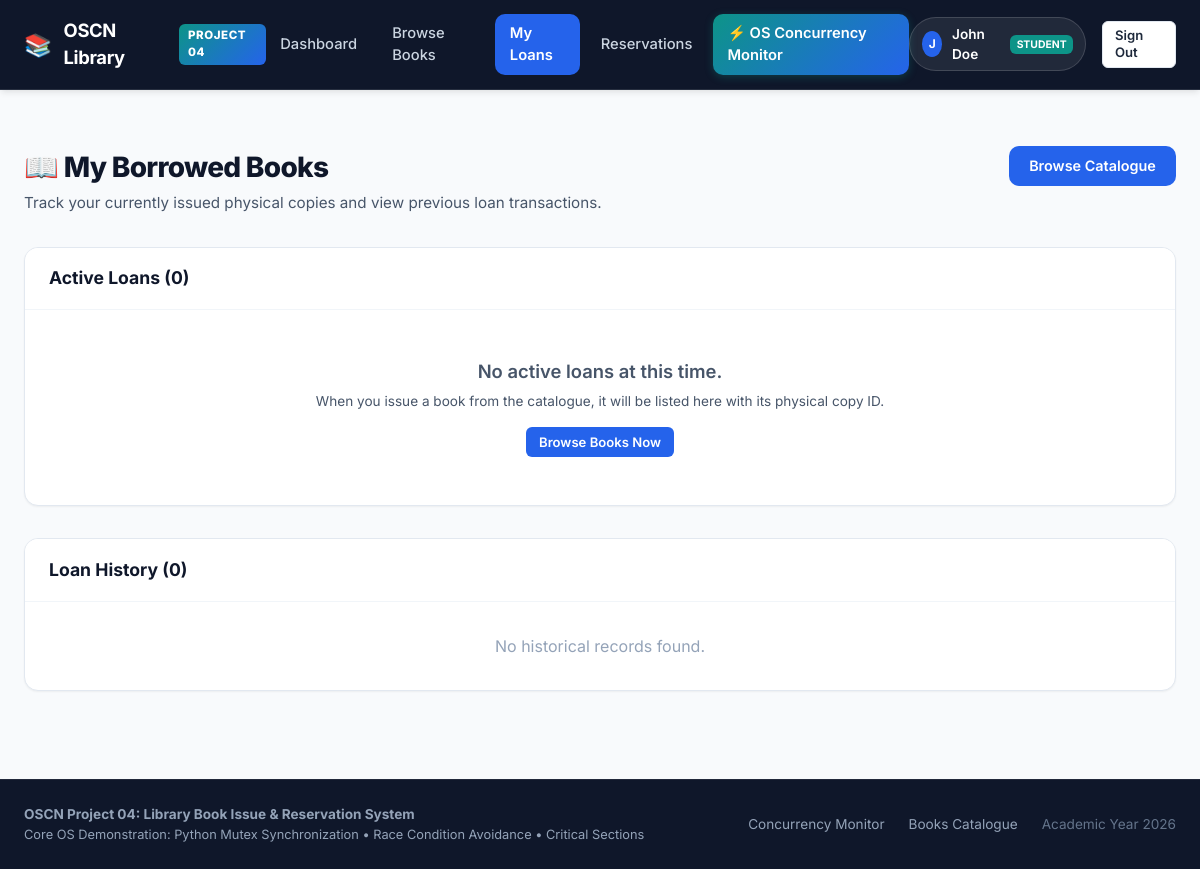
The page /my-books (signed in) on the database as committed earlier.
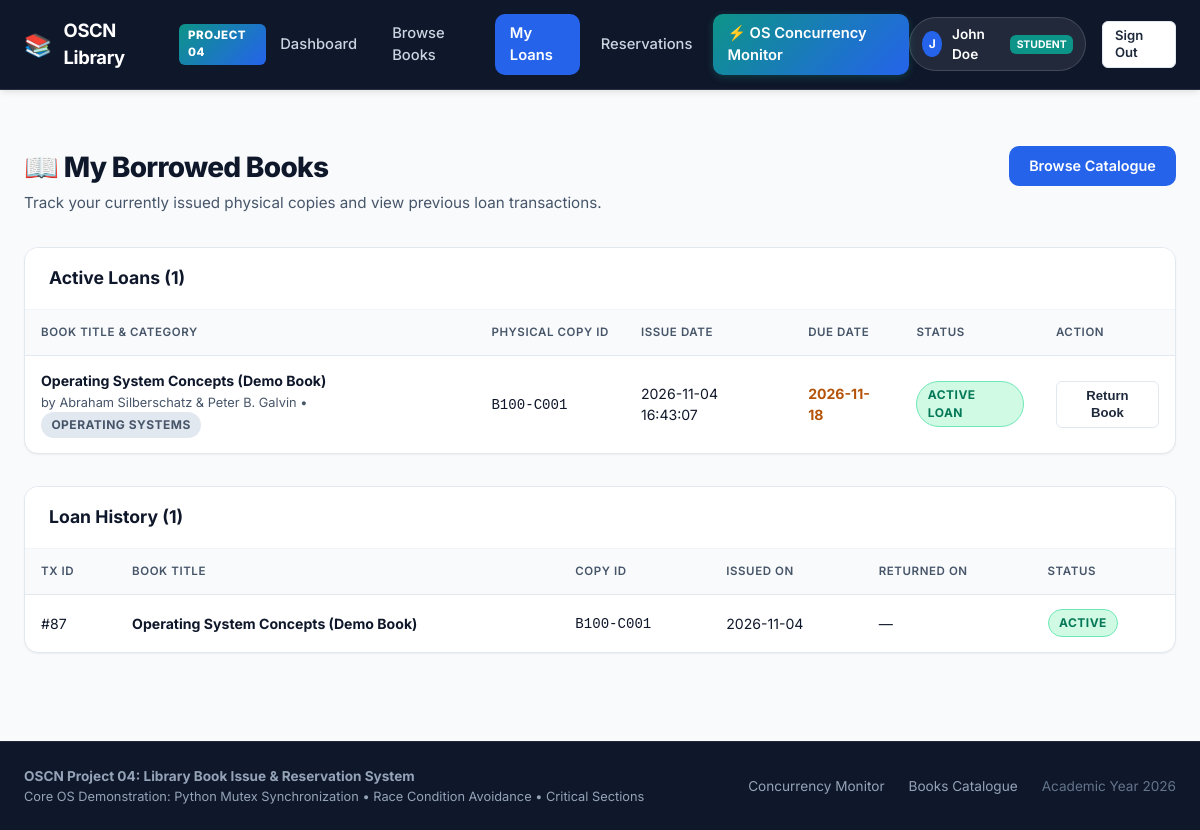
The same page on the database as committed later.
### tables this page shows
CREATE TABLE transactions (
        transaction_id INTEGER PRIMARY KEY AUTOINCREMENT,
        student_id INTEGER NOT NULL,
        copy_id TEXT NOT NULL,
        issue_date TIMESTAMP DEFAULT CURRENT_TIMESTAMP,
        due_date TIMESTAMP NOT NULL,
        return_date TIMESTAMP,
        status TEXT NOT NULL CHECK(status IN ('ACTIVE', 'RETURNED')) DEFAULT 'ACTIVE',
        FOREIGN KEY (student_id) REFERENCES students (student_id),
        FOREIGN KEY (copy_id) REFERENCES book_copies (copy_id)
    );

CREATE TABLE books (
        book_id TEXT PRIMARY KEY,
        title TEXT NOT NULL,
        author TEXT NOT NULL,
        category TEXT NOT NULL,
        description TEXT,
        cover_image TEXT
    );

### app.py (the view)
@app.route('/my-books')
@auth.student_login_required
def my_books():
    student_id = session['student_id']
    active_loans = models.get_active_transactions_for_student(student_id)
    history = models.get_all_transactions_for_student(student_id)
    return render_template('my_books.html', active_loans=active_loans, history=history)

### app.py (called while the page is built, shortened)
@app.context_processor
def inject_user_context():
    user_info = None
    if 'student_id' in session:
        user_info = {
            "id": session['student_id'],
            "name": session.get('name'),
            "email": session.get('email'),
            "role": "student"
        }
    return {
        "current_user": user_info,
        "now_year": datetime.now().year
    }

### auth.py (called while the page is built)
def student_login_required(f):
    @wraps(f)
    def decorated_function(*args, **kwargs):
        if 'student_id' not in session or session.get('role') != 'student':
            if request.is_json or request.path.startswith('/api/'):
                return jsonify({"success": False, "error": "Authentication required. Please log in as a student."}), 401
            flash("Please log in as a student to access this page.", "warning")
            return redirect(url_for('login_page'))
        return f(*args, **kwargs)
    return decorated_function

### database.py (called while the page is built)
def get_db_connection():
    conn = sqlite3.connect(DB_PATH, timeout=20.0)
    conn.row_factory = sqlite3.Row
    conn.execute("PRAGMA foreign_keys = ON;")
    return conn

### templates/my_books.html (shortened to what the changed rows need)
{% extends "base.html" %}
{% block content %}
<div class="page-header">
    <div>
        <h1 class="page-title">
            <span>📖 My Borrowed Books</span>
        </h1>
    </div>
</div>
<div class="card">
    <div class="card-header">
        <h3>Active Loans ({{ active_loans | length }})</h3>
    </div>
    <div class="card-body" style="padding: 0;">
        {% if active_loans %}
            <div class="table-responsive">
                <table class="table">
                    <thead>
                        <tr>
                            <th>Book Title & Category</th>
                            <th>Physical Copy ID</th>
                            <th>Issue Date</th>
                            <th>Due Date</th>
                            <th>Status</th>
                            <th>Action</th>
                        </tr>
                    </thead>
                    <tbody>
                        {% for loan in active_loans %}
                        <tr>
                            <td>
                                <strong>{{ loan.title }}</strong><br>
                                <span style="font-size: 0.8rem; color: var(--text-secondary);">by {{ loan.author }} • <span class="badge badge-completed">{{ loan.category }}</span></span>
                            </td>
                            <td><code>{{ loan.copy_id }}</code></td>
                            <td>{{ loan.issue_date }}</td>
                            <td><strong style="color: #B45309;">{{ loan.due_date[:10] }}</strong></td>
                            <td><span class="badge badge-ready">ACTIVE LOAN</span></td>
                            <td>
                                <form action="{{ url_for('return_action') }}" method="POST">
                                    <button type="submit" class="btn btn-secondary btn-sm" onclick="return confirm('Confirm return of copy {{ loan.copy_id }}?')">
                                        Return Book
                                    </button>
                                </form>
                            </td>
                        </tr>
                        {% endfor %}
                    </tbody>
                </table>
            </div>
        {% else %}
            <div style="text-align: center; padding: 3rem 1rem; color: var(--text-secondary);">
                <p style="font-size: 1.15rem; font-weight: 600;">No active loans at this time.</p>
                <p style="font-size: 0.85rem; margin-top: 0.3rem;">When you issue a book from the catalogue, it will be listed here with its physical copy ID.</p>
                <a href="{{ url_for('books_catalogue') }}" class="btn btn-primary btn-sm" style="margin-top: 1rem;">Browse Books Now</a>
            </div>
        {% endif %}
    </div>
</div>
<div class="card" style="margin-top: 2rem;">
    <div class="card-header">
        <h3>Loan History ({{ history | length }})</h3>
    </div>
    <div class="card-body" style="padding: 0;">
        {% if history %}
            <div class="table-responsive">
                <table class="table">
                    <thead>
                        <tr>
                            <th>Tx ID</th>
                            <th>Book Title</th>
                            <th>Copy ID</th>
                            <th>Issued On</th>
                            <th>Returned On</th>
                            <th>Status</th>
                        </tr>
                    </thead>
                    <tbody>
                        {% for tx in history %}
                        <tr>
                            <td>#{{ tx.transaction_id }}</td>
                            <td><strong>{{ tx.title }}</strong></td>
                            <td><code>{{ tx.copy_id }}</code></td>
                            <td>{{ tx.issue_date[:10] }}</td>
                            <td>{{ tx.return_date[:10] if tx.return_date else '—' }}</td>
                            <td>
                                <span class="badge {% if tx.status == 'ACTIVE' %}badge-ready{% else %}badge-completed{% endif %}">
                                    {{ tx.status }}
                                </span>
                            </td>
                        </tr>
                        {% endfor %}
                    </tbody>
                </table>
            </div>
        {% else %}
            <div style="text-align: center; padding: 2rem 1rem; color: var(--text-muted);">
                No historical records found.
            </div>
        {% endif %}
    </div>
</div>
{% endblock %}

Rows that differ between the two databases and show on the page:
added transactions: title "Operating System Concepts (Demo Book)", author "Abraham Silberschatz & Peter B. Galvin", category "OPERATING SYSTEMS", copy_id "B100-C001", issue_date "2026-11-04 16:43:07", due_date "2026-11-18", transaction_id "87", issue_date "2026-11-04", return_date "—", status "ACTIVE"
Other text that changed with them:
{{ active_loans | length }}: "0" → "1"
{{ history | length }}: "0" → "1"
text no longer shown: "No active loans at this time. When you issue a book from the catalogue, it will be listed here with its physical copy ID. Browse Books Now No historical records found."
text now shown: "BOOK TITLE & CATEGORY PHYSICAL COPY ID ISSUE DATE DUE DATE STATUS ACTION TX ID BOOK TITLE COPY ID ISSUED ON RETURNED ON STATUS"
